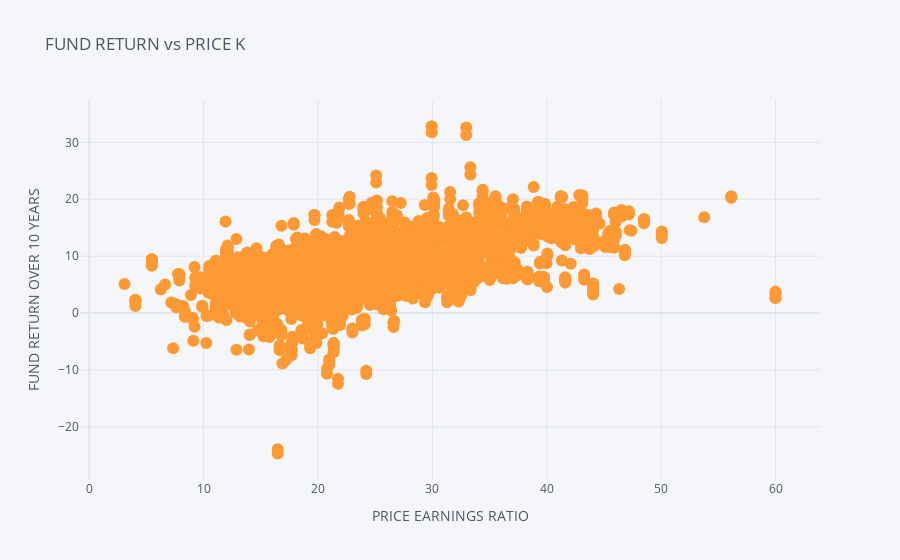

The cell this chart's notebook holds for it:
### Markdown cell above
### COMPARISON BETWEEN FUND RETURN AND PE

### Code cell
df.iplot(kind = 'scatter', x = 'price_earnings_ratio', y = 'fund_return_10years', mode = 'markers', xTitle='PRICE EARNINGS RATIO',yTitle = 'FUND RETURN OVER 10 YEARS',title = 'FUND RETURN vs PRICE K' )

### Figure 1 — Plotly figure (JSON) as saved in the notebook; plotly's stock layout.template omitted (floating-point values rounded to 4 significant figures; data arrays with more than 128 entries replaced by an {"elided": "..."} marker saying what was removed)
{"data": [{"line": {"color": "rgba(255, 153, 51, 1.0)", "dash": "solid", "shape": "linear", "width": 1.3}, "marker": {"size": 12, "symbol": "circle"}, "mode": "markers", "name": "fund_return_10years", "text": "", "type": "scatter", "x": {"elided": "8080 float values"}, "y": {"elided": "8080 float values"}}], "layout": {"autosize": true, "legend": {"bgcolor": "#F5F6F9", "font": {"color": "#4D5663"}}, "paper_bgcolor": "#F5F6F9", "plot_bgcolor": "#F5F6F9", "title": {"font": {"color": "#4D5663"}, "text": "FUND RETURN vs PRICE K"}, "xaxis": {"autorange": true, "gridcolor": "#E1E5ED", "range": [-0.7524, 63.83], "showgrid": true, "tickfont": {"color": "#4D5663"}, "title": {"font": {"color": "#4D5663"}, "text": "PRICE EARNINGS RATIO"}, "type": "linear", "zerolinecolor": "#E1E5ED"}, "yaxis": {"autorange": true, "gridcolor": "#E1E5ED", "range": [-31.15, 39.24], "showgrid": true, "tickfont": {"color": "#4D5663"}, "title": {"font": {"color": "#4D5663"}, "text": "FUND RETURN OVER 10 YEARS"}, "type": "linear", "zerolinecolor": "#E1E5ED"}}}
